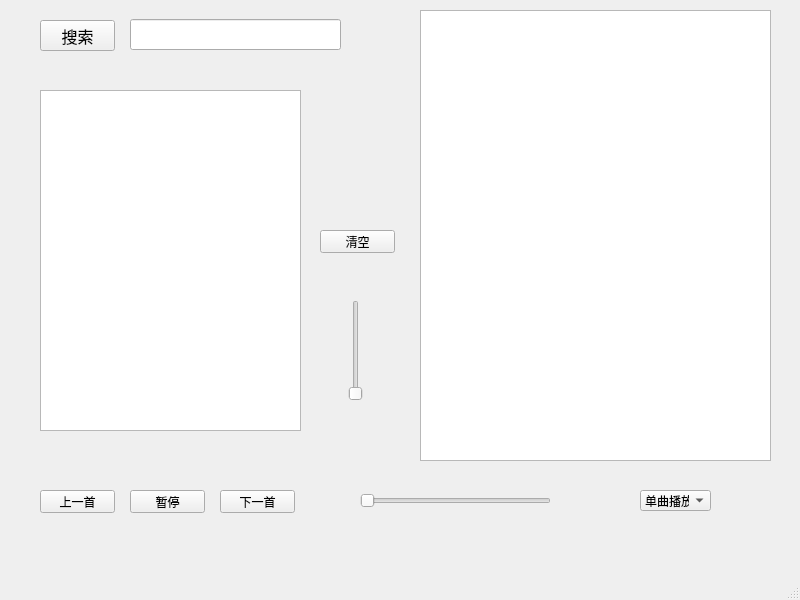
<?xml version="1.0" encoding="UTF-8"?>
<ui version="4.0">
 <class>mediaWindow</class>
 <widget class="QMainWindow" name="mediaWindow">
  <property name="geometry">
   <rect>
    <x>0</x>
    <y>0</y>
    <width>800</width>
    <height>600</height>
   </rect>
  </property>
  <property name="windowTitle">
   <string>MainWindow</string>
  </property>
  <widget class="QWidget" name="centralwidget">
   <widget class="QLineEdit" name="songlineEdit">
    <property name="geometry">
     <rect>
      <x>130</x>
      <y>19</y>
      <width>211</width>
      <height>31</height>
     </rect>
    </property>
    <property name="font">
     <font>
      <family>微软雅黑</family>
      <pointsize>12</pointsize>
     </font>
    </property>
   </widget>
   <widget class="QTextEdit" name="lyricEdit">
    <property name="geometry">
     <rect>
      <x>420</x>
      <y>10</y>
      <width>351</width>
      <height>451</height>
     </rect>
    </property>
    <property name="font">
     <font>
      <family>微软雅黑</family>
      <pointsize>10</pointsize>
     </font>
    </property>
   </widget>
   <widget class="QPushButton" name="searchPushButton">
    <property name="geometry">
     <rect>
      <x>40</x>
      <y>20</y>
      <width>75</width>
      <height>31</height>
     </rect>
    </property>
    <property name="font">
     <font>
      <family>微软雅黑</family>
      <pointsize>12</pointsize>
     </font>
    </property>
    <property name="text">
     <string>搜索</string>
    </property>
   </widget>
   <widget class="QListWidget" name="listWidget">
    <property name="geometry">
     <rect>
      <x>40</x>
      <y>90</y>
      <width>261</width>
      <height>341</height>
     </rect>
    </property>
   </widget>
   <widget class="QPushButton" name="pushButton">
    <property name="geometry">
     <rect>
      <x>320</x>
      <y>230</y>
      <width>75</width>
      <height>23</height>
     </rect>
    </property>
    <property name="text">
     <string>清空</string>
    </property>
   </widget>
   <widget class="QPushButton" name="pausePushButton">
    <property name="geometry">
     <rect>
      <x>130</x>
      <y>490</y>
      <width>75</width>
      <height>23</height>
     </rect>
    </property>
    <property name="styleSheet">
     <string notr="true"/>
    </property>
    <property name="text">
     <string>暂停</string>
    </property>
    <property name="checkable">
     <bool>true</bool>
    </property>
   </widget>
   <widget class="QSlider" name="slider">
    <property name="geometry">
     <rect>
      <x>340</x>
      <y>300</y>
      <width>31</width>
      <height>101</height>
     </rect>
    </property>
    <property name="orientation">
     <enum>Qt::Vertical</enum>
    </property>
   </widget>
   <widget class="QPushButton" name="nextPushButton">
    <property name="geometry">
     <rect>
      <x>220</x>
      <y>490</y>
      <width>75</width>
      <height>23</height>
     </rect>
    </property>
    <property name="text">
     <string>下一首</string>
    </property>
   </widget>
   <widget class="QPushButton" name="lastPushButton">
    <property name="geometry">
     <rect>
      <x>40</x>
      <y>490</y>
      <width>75</width>
      <height>23</height>
     </rect>
    </property>
    <property name="text">
     <string>上一首</string>
    </property>
   </widget>
   <widget class="QComboBox" name="comboBox">
    <property name="geometry">
     <rect>
      <x>640</x>
      <y>490</y>
      <width>71</width>
      <height>21</height>
     </rect>
    </property>
    <item>
     <property name="text">
      <string>单曲播放</string>
     </property>
    </item>
    <item>
     <property name="text">
      <string>单曲循环</string>
     </property>
    </item>
    <item>
     <property name="text">
      <string>循环播放</string>
     </property>
    </item>
    <item>
     <property name="text">
      <string>随机播放</string>
     </property>
    </item>
   </widget>
   <widget class="QSlider" name="playProcessSlider">
    <property name="geometry">
     <rect>
      <x>360</x>
      <y>490</y>
      <width>191</width>
      <height>22</height>
     </rect>
    </property>
    <property name="orientation">
     <enum>Qt::Horizontal</enum>
    </property>
   </widget>
   <widget class="QLabel" name="durationLabel">
    <property name="geometry">
     <rect>
      <x>570</x>
      <y>490</y>
      <width>54</width>
      <height>12</height>
     </rect>
    </property>
    <property name="text">
     <string/>
    </property>
   </widget>
   <widget class="QLabel" name="positionLabel">
    <property name="geometry">
     <rect>
      <x>300</x>
      <y>490</y>
      <width>54</width>
      <height>12</height>
     </rect>
    </property>
    <property name="text">
     <string/>
    </property>
   </widget>
  </widget>
  <widget class="QMenuBar" name="menubar">
   <property name="geometry">
    <rect>
     <x>0</x>
     <y>0</y>
     <width>800</width>
     <height>23</height>
    </rect>
   </property>
  </widget>
  <widget class="QStatusBar" name="statusbar"/>
 </widget>
 <resources/>
 <connections/>
</ui>
